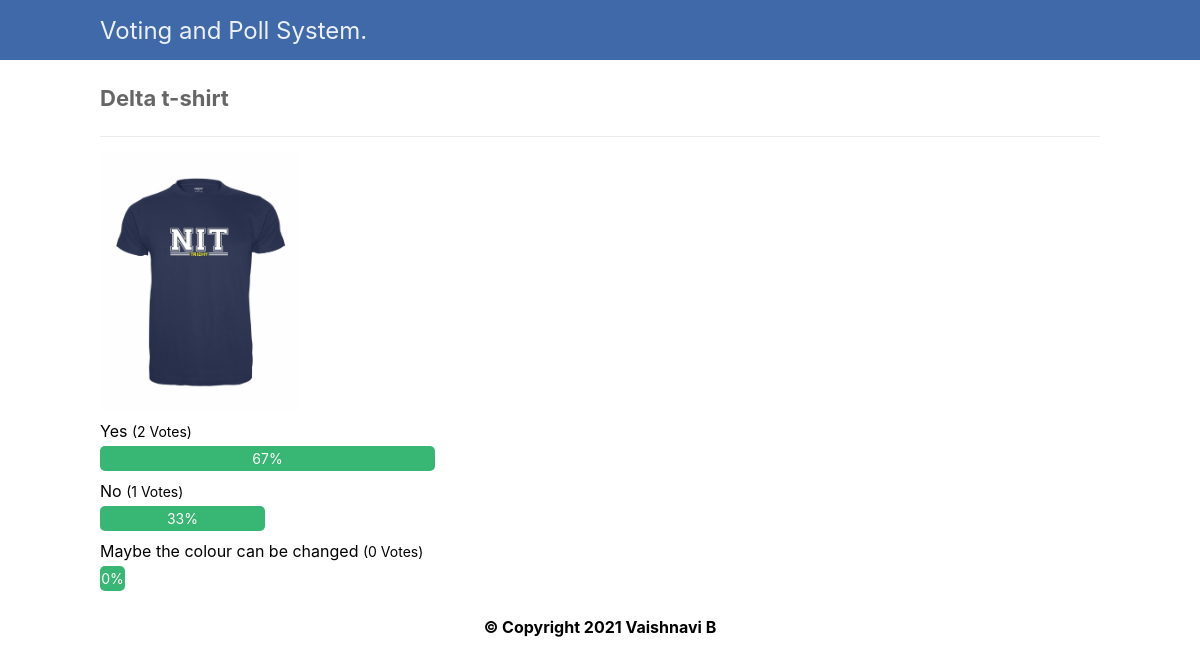
/result.php?id=72, run on the app's committed database.
### tables this page shows
CREATE TABLE `polls` (
  `id` int(11) NOT NULL,
  `photo` varchar(255) DEFAULT NULL,
  `title` text NOT NULL,
  `description` text NOT NULL,
  `deadline` varchar(30) NOT NULL
);

CREATE TABLE `poll_answers` (
  `id` int(11) NOT NULL,
  `poll_id` int(11) NOT NULL,
  `title` text NOT NULL,
  `votes` int(11) NOT NULL DEFAULT '0'
);

### result.php (the view, shortened to what this page needs)
<?php
  require('db.php');
  if(isset($_GET['id'])){
    $id = $_GET['id'];
    $query = "SELECT * FROM `polls` WHERE (id = '$id')";
    $res = mysqli_query($con, $query);
    $poll = mysqli_fetch_assoc($res);
    if($poll){
      $query = "SELECT * FROM `poll_answers` WHERE (poll_id = '$id') ORDER BY votes DESC";
      $res = mysqli_query($con, $query);
      $poll_answers = mysqli_fetch_all($res, MYSQLI_ASSOC);
      $total_votes = 0;
      foreach($poll_answers as $poll_answer){
        $total_votes += $poll_answer['votes'];
      }
    }else{
      exit('Poll with that ID does not exist.');
    }
  } else{
      exit('No poll ID specified.');
  }
?>
<!DOCTYPE html>
<html lang="en" dir="ltr">
  <head>
    <link rel="stylesheet" href="style/css_poll.css">
  </head>
  <body>
    <nav class="navtop">
      <div>
        <h1>Voting and Poll System.</h1>
      </div>
    </nav>
    <div class="content poll-result">
      <h2><?= $poll['title'] ?></h2>
      <img src = "uploads/<?php echo $poll['photo']; ?>" heigth="200" width="200">
      <div class="wrapper">
        <?php foreach($poll_answers as $poll_answer):?>
          <div class="poll-question">
            <p><?= $poll_answer['title']?> <span>(<?=$poll_answer['votes']?> Votes)</span></p>
            <div class="result-bar" style= "width:<?=@round(($poll_answer['votes']/$total_votes)*100)?>%">
              <?=@round(($poll_answer['votes']/$total_votes)*100)?>%
            </div>
          </div>
          <?php endforeach; ?>
      </div>
    </div>
    <div style="height: 75px; padding: 10px; text-align: center">
      <footer><h1>© Copyright 2021 Vaishnavi B</h1></footer>
    </div>
  </body>
</html>

### style/css_poll.css (style rules this page uses)
* { box-sizing: border-box; font-family: -apple-system, BlinkMacSystemFont, "segoe ui", roboto, oxygen, ubuntu, cantarell, "fira sans", "droid sans", "helvetica neue", Arial, sans-serif; font-size: 16px; -webkit-font-smoothing: antialiased; -moz-osx-font-smoothing: grayscale; }
body { background-color: #FFFFFF; margin: 0; }
.navtop { background-color: #3f69a8; height: 60px; width: 100%; border: 0; }
.navtop div { display: flex; margin: 0 auto; width: 1000px; height: 100%; }
.navtop div h1, .navtop div a { display: inline-flex; align-items: center; }
.navtop div h1 { flex: 1; font-size: 24px; padding: 0; margin: 0; color: #ecf0f6; font-weight: normal; }
.content { width: 1000px; margin: 0 auto; }
.content h2 { margin: 0; padding: 25px 0; font-size: 22px; border-bottom: 1px solid #ebebeb; color: #666666; }
.poll-result .wrapper { display: flex; flex-flow: column; }
.poll-result .wrapper .poll-question { width: 50%; padding-bottom: 5px; }
.poll-result .wrapper .poll-question p { margin: 0; padding: 5px 0; }
.poll-result .wrapper .poll-question p span { font-size: 14px; }
.poll-result .wrapper .poll-question .result-bar { display: flex; height: 25px; min-width: 5%; background-color: #38b673; border-radius: 5px; font-size: 14px; color: #FFFFFF; justify-content: center; align-items: center; }

### data on the page
polls: title "Delta t-shirt", photo (picture)
poll_answers: title "Yes", votes "2", @round(($poll_answer['votes']/$total_votes)*100) "67"
poll_answers: title "No", votes "1", @round(($poll_answer['votes']/$total_votes)*100) "33"
poll_answers: title "Maybe the colour can be changed", votes "0", @round(($poll_answer['votes']/$total_votes)*100) "0"
